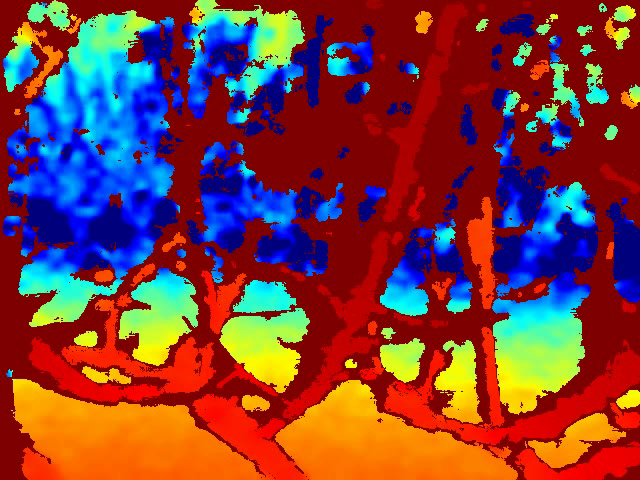
#> input picture Skills/Data/trees_depth.png, 640 x 480 px; its folder holds 5 pictures in this run
$ jupyter execute --allow-errors check_image_mask_kmeans.ipynb
#> lines starting #> are read from the running program, lines starting #| are printed output that depends on the picture
#> in read_and_cluster_image, im_orig is the input picture: shape (480, 640, 3); mean R, G, B 124.4, 61.2, 62
[cell 1]
# Initialize Otter
import otter
#> (the rest of this cell did not finish here and is left out)

# Instructions

This assignment introduces you to a common task (creating a segmentation mask) and a common tool (kmeans) for doing clustering of data and the difference in color spaces.

Slides: https://docs.google.com/presentation/d/1qZ2NbB7Hrqt1rXhr7lI3vzIdlLHq94JU-L_H3ZELJL8/edit?usp=sharing

See the stats assignment for setting up/calling kmeans

[cell 2]
# There are no shortage of kmeans implementations out there - using scipy's
import numpy as np
from scipy.cluster.vq import kmeans, vq, whiten
import imageio
from numpy.random import normal, uniform, randint
import matplotlib.pyplot as plt
from skimage.color import rgb2hsv

<!-- BEGIN QUESTION -->

# Run kmeans on multiple images

Note: See slides for what order to *implement* these in - this is the order for the code itself. I highly recommend *against* writing it all and then trying to debug it. Do one bit at a time.

- Step 1: If use_hsv is true, convert the image to hsv (see skimage rgb2hsv - skimage has a ton of these conversion routines)
- Step 2: reshape the data to be an nx3 matrix kmeans assumes each row is a data point. So you have to give it a (widthXheight) X 3 matrix, not the imagedata as-is (WXHX3). See numpy reshape.
- Step 3: Whiten the data
- Step 4: Call kmeans with the whitened data to get out the centers
 Note: kmeans returns a tuple with the centers in the first part and the overall fit in the second
- Step 5: Get the ids out using vq
    -- This also returns a tuple; the ids for each pixel are in the first part
    -- You might find the syntax data[ids == i, 0:3] = rgb_color[i] useful - this gets all the data elements with ids with value i and sets them to the color in rgb_color
- Step 5: Create a mask image, and set the colors by rgb_color[ id for pixel ]
- Step 6: Create a second mask image, setting the color to be the average color of the cluster

Two ways to do this
 -  "undo" the whitening step on the returned cluster (harder)
 -  Calculate the means of the clusters in the original data
    np.mean(data[ids == c])

- Step 7: use rgb2hsv to handle the hsv option
- Simplest way to do this: Copy the code you did before and re-do after converting to hsv first
     Don't forget to take the color centers in the *original* image, not the hsv one
     Don't forget to rename your variables

More complicated: Make a function. Most of the code is the same, except for a conversion to hsv at the beginning

[cell 3]
def do_rgb_image(axs, im_orig, str_im_name, n_clusters):
    # This is how you draw an image in a matplotlib figure
#> called with axs = array of shape (3,), str_im_name = 'trees_depth RGB, k=3', n_clusters = 3
    axs[0].imshow(im_orig)
    # This sets the title
    axs[0].set_title(str_im_name)

    # step 2: reshape to be an nx3 matrix (wXh)X3
    im_reshape = np.reshape(im_orig, (im_orig.shape[1]*im_orig.shape[0],3))

    # step 3: whiten the data
    im_whiten = whiten(im_reshape)
    im_copy1 = im_whiten
    im_copy2 = im_whiten

    # step 4: call kmeans
    kmeans_out = kmeans(im_whiten, n_clusters)
#> kmeans_out = ([[2.65, 2.01, 0.349], [0.137, 1, 2.18], [1.68, 0.0536, 0.041]], 0.72)
    centers = kmeans_out[0]
#> centers = [[2.65, 2.01, 0.349], [0.137, 1, 2.18], [1.68, 0.0536, 0.041]]

    # step 4.5: get the ids out
    vq_out = vq(im_whiten, centers)
    ids = vq_out[0]

    # step 5: rgb color masking
    # An array of some default color values to use for making the rgb mask image
    rgb_color = [[255, 0, 0], [0, 255, 0], [0, 0, 255], [255, 255, 0], [0, 255, 255], [255, 0, 255]]
    im_rgb_mask = im_copy1
    for i in range(n_clusters):
        im_rgb_mask[ids==i, 0:3] = rgb_color[i]
    im_rgb_mask = np.reshape(im_rgb_mask, (im_orig.shape[0], im_orig.shape[1], 3))
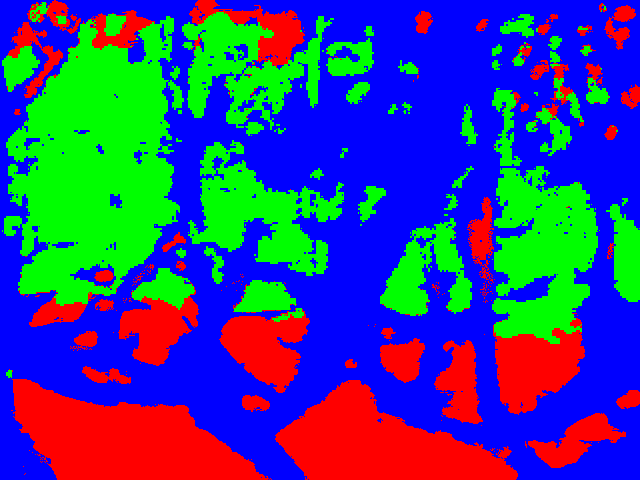
#> im_rgb_mask: shape (480, 640, 3) float64; mean R, G, B 50.9, 67.7, 136.4

    # show image
    axs[1].imshow(im_rgb_mask.astype('uint8'))
    axs[1].set_title("ID colored by rgb")

    # step 6: center color masking
    im_center_mask = im_copy2
    for i in range(n_clusters):
        center_val = np.mean(im_reshape[ids==i], axis=0)
        center_val = [int(x) for x in center_val]
        im_center_mask[ids==i, 0:3] = center_val
#> this loop made 3 passes
#> center_val on passes 1 to 3: [225, 176, 32], [11, 88, 201], [142, 4, 3]
    im_center_mask = np.reshape(im_center_mask, (im_orig.shape[0], im_orig.shape[1], 3))
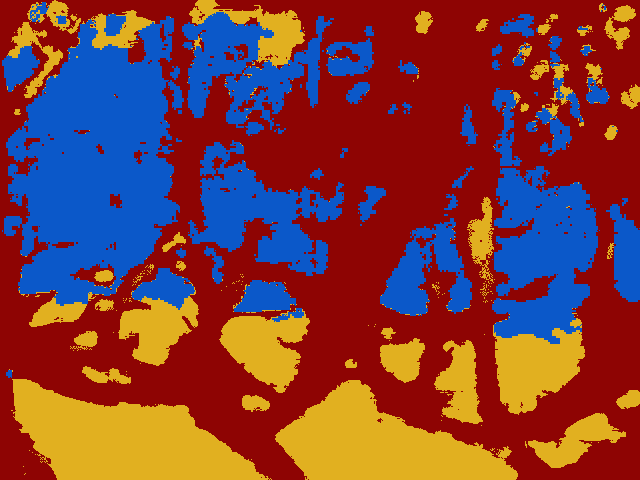
#> im_center_mask: shape (480, 640, 3) float64; mean R, G, B 123.8, 60.6, 61.4

    # show image
    axs[2].imshow(im_center_mask.astype('uint8'))
    axs[2].set_title("ID colored by cluster average")

[cell 4]
def do_hsv_image(axs, im_orig, str_im_name, n_clusters):

    # step 1: if use_hsv is true, convert to hsv
    im_hsv = rgb2hsv(im_orig)

    # This is how you draw an image in a matplotlib figure
    axs[0].imshow(im_hsv)
    # This sets the title
    axs[0].set_title(str_im_name)

    # step 2: reshape to be an nx3 matrix (wXh)X3
    im_reshape = np.reshape(im_orig, (im_hsv.shape[1]*im_hsv.shape[0],3))

    # step 3: whiten the data
    im_whiten = whiten(im_reshape)
    im_copy1 = im_whiten
    im_copy2 = im_whiten

    # step 4: call kmeans
    kmeans_out = kmeans(im_whiten, n_clusters)
    centers = kmeans_out[0]

    # step 4.5: get the ids out
    vq_out = vq(im_whiten, centers)
    ids = vq_out[0]

    print(ids)

    # step 5: rgb color masking
    # An array of some default color values to use for making the rgb mask image
    rgb_color = [[255, 0, 0], [0, 255, 0], [0, 0, 255], [255, 255, 0], [0, 255, 255], [255, 0, 255]]
    im_rgb_mask = im_copy1
    for i in range(n_clusters):
        im_rgb_mask[ids==i, 0:3] = rgb_color[i]
    im_rgb_mask = np.reshape(im_rgb_mask, (im_hsv.shape[0], im_hsv.shape[1], 3))

    # show image
    axs[1].imshow(im_rgb_mask)
    axs[1].set_title("ID colored by rgb")

    # step 6: center color masking
    im_center_mask = im_copy2
    for i in range(n_clusters):
        center_val = np.mean(im_reshape[ids==i], axis=0)
        center_val = [int(x) for x in center_val]
        im_center_mask[ids==i, 0:3] = center_val
    im_center_mask = np.reshape(im_center_mask, (im_hsv.shape[0], im_hsv.shape[1], 3))

    # show image
    axs[2].imshow(im_center_mask.astype('uint8'))
    axs[2].set_title("ID colored by cluster average")

[cell 5]
def read_and_cluster_image(image_name, use_hsv, n_clusters):
    """ Read in the image, cluster the pixels by color (either rgb or hsv), then
    draw the clusters as an image mask, colored by both a random color and the center
    color of the cluster
    @image_name - name of image in Data
    @use_hsv - use hsv, y/n
    @n_clusters - number of clusters (up to 6)"""

    # Read in the file
    im_orig = imageio.imread("Data/" + image_name)
    # Make sure you just have rgb (for those images with an alpha channel)
    im_orig = im_orig[:, :, 0:3]

    # Make name for the image from the input parameters
    str_im_name = image_name.split('.')[0] + " "
    if use_hsv:
        str_im_name += "HSV"
    else:
        str_im_name += "RGB"

    str_im_name += f", k={n_clusters}"

    # The plot to put the images in
    fig, axs = plt.subplots(1, 3, figsize=(12, 4))

    if use_hsv:
        do_hsv_image(axs, im_orig, str_im_name, n_clusters)
    else:
        do_rgb_image(axs, im_orig, str_im_name, n_clusters)

[cell 6]
# Test the code with NO hsv transform
read_and_cluster_image("trees_depth.png", use_hsv=False, n_clusters=3)

[cell 7]
read_and_cluster_image("staged_apple.png", use_hsv=False, n_clusters=3)
#> call 2 of read_and_cluster_image, with image_name = 'staged_apple.png', use_hsv = False, n_clusters = 3
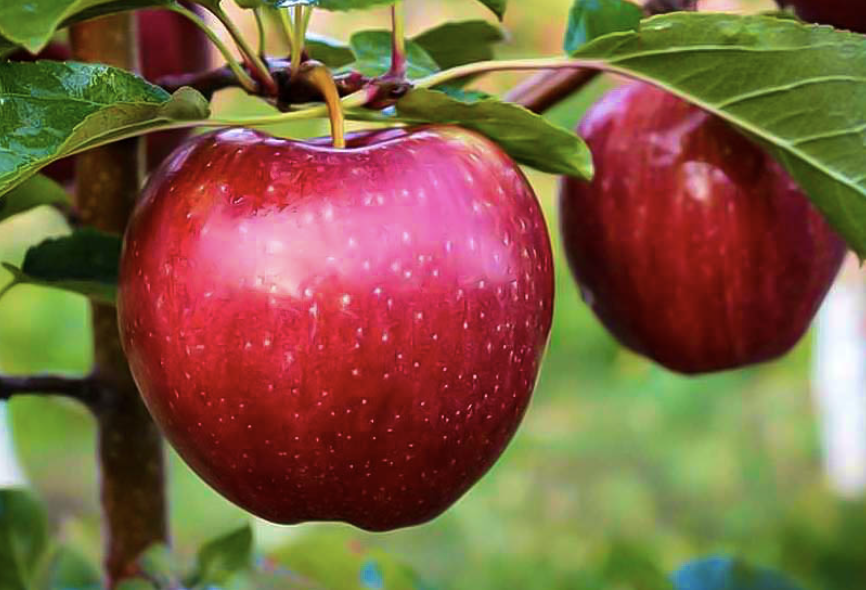
#> input picture Skills/Data/staged_apple.png, 866 x 590 px
#> in read_and_cluster_image, im_orig is the input picture: shape (590, 866, 4); mean R, G, B, A 127.1, 95.8, 65.9, 255
#> call 2 of do_rgb_image, with axs = array of shape (3,), str_im_name = 'staged_apple RGB, k=3', n_clusters = 3
#> in do_rgb_image (call 2), `kmeans_out = kmeans(im_whiten, n_clusters)`: kmeans_out = ([[1.57, 0.646, 0.438], [2.23, 2.33, 1.49], [3.75, 2.19, 2.83]], 0.875)
#> in do_rgb_image (call 2), `centers = kmeans_out[0]`: centers = [[1.57, 0.646, 0.438], [2.23, 2.33, 1.49], [3.75, 2.19, 2.83]]
#> in do_rgb_image (call 2), `im_rgb_mask = np.reshape(im_rgb_mask, (im_orig.shape[0], im_orig.shape..`:
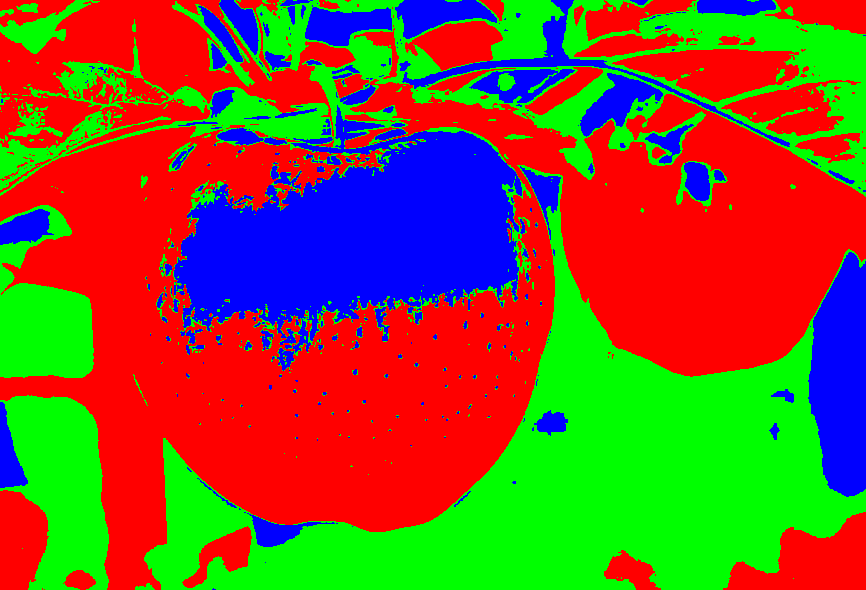
#> im_rgb_mask: shape (590, 866, 3) float64; mean R, G, B 124.4, 88, 42.6
#> the loop in do_rgb_image (call 2), `for i in range(n_clusters):` made 3 passes
#> center_val on passes 1 to 3: [92, 41, 23], [131, 149, 81], [220, 142, 156]
#> in do_rgb_image (call 2), `im_center_mask = np.reshape(im_center_mask, (im_orig.shape[0], im_orig..`:
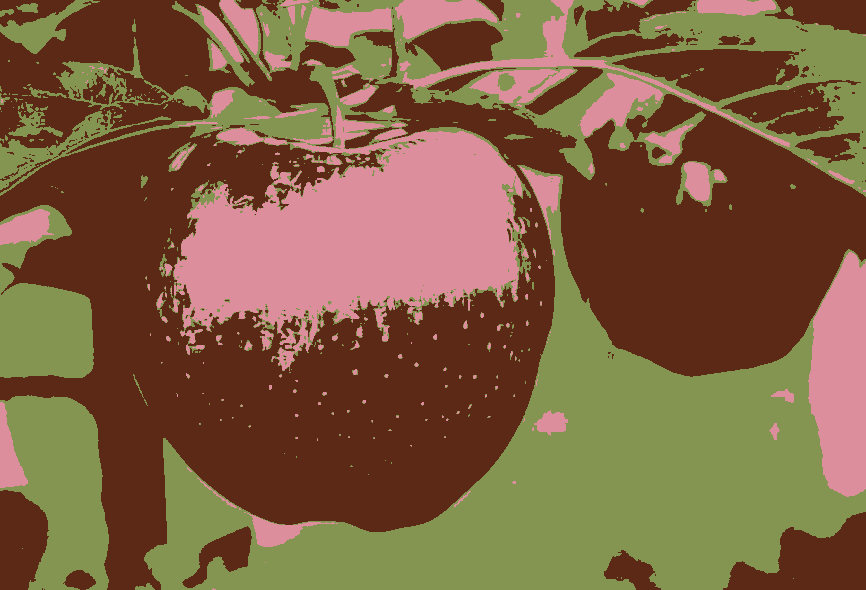
#> im_center_mask: shape (590, 866, 3) float64; mean R, G, B 126.8, 95.1, 65.2
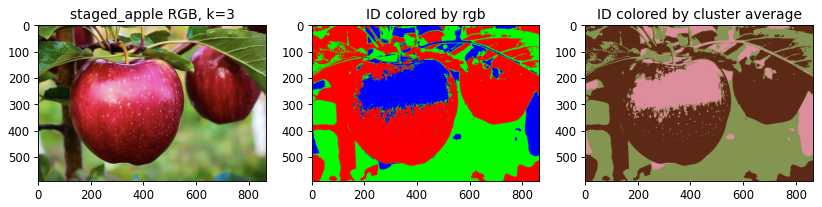
#> figure drawn by matplotlib, 3 panels

[cell 8]
# Compare the above with hsv versus not - note that this throws a warning for me
read_and_cluster_image("staged_apple.png", use_hsv=True, n_clusters=3)
#> in do_hsv_image, `im_hsv = rgb2hsv(im_orig)`: im_hsv: shape (590, 866, 3) float64; mean of channels 0, 1, 2 0.352, 0.623, 0.547
#> in do_hsv_image, `kmeans_out = kmeans(im_whiten, n_clusters)`: kmeans_out = ([[3.79, 2.4, 3.07], [1.48, 0.649, 0.407], [2.39, 2.16, 1.48]], 0.888)
#> in do_hsv_image, `centers = kmeans_out[0]`: centers = [[3.79, 2.4, 3.07], [1.48, 0.649, 0.407], [2.39, 2.16, 1.48]]
#> (printed output is left out)
#> in do_hsv_image, `im_rgb_mask = np.reshape(im_rgb_mask, (im_hsv.shape[0], im_hsv.shape[1..`: im_rgb_mask: shape (590, 866, 3) float64; mean of channels 0, 1, 2 35.9, 119.1, 100
#> the loop in do_hsv_image, `for i in range(n_clusters):` made 3 passes
#> center_val on passes 1 to 3: [222, 154, 168], [87, 41, 22], [140, 138, 81]
#> in do_hsv_image, `im_center_mask = np.reshape(im_center_mask, (im_hsv.shape[0], im_hsv.s..`: im_center_mask: shape (590, 866, 3) float64; mean of channels 0, 1, 2 126.8, 94.9, 65.7

[cell 9]
read_and_cluster_image("real_apple.jpg", True, 4)
#> call 4 of read_and_cluster_image, with image_name = 'real_apple.jpg', use_hsv = True, n_clusters = 4
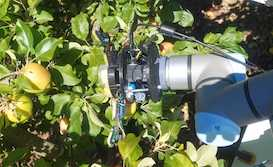
#> input picture Skills/Data/real_apple.jpg, 273 x 167 px
#> in read_and_cluster_image, im_orig is the input picture: shape (167, 273, 3); mean R, G, B 107.1, 117.5, 82.2
#> in do_hsv_image (call 2), `im_hsv = rgb2hsv(im_orig)`: im_hsv: shape (167, 273, 3) float64; mean of channels 0, 1, 2 0.291, 0.442, 0.483
#> (printed output is left out)
#> in do_hsv_image (call 2), `im_rgb_mask = np.reshape(im_rgb_mask, (im_hsv.shape[0], im_hsv.shape[1..`: im_rgb_mask: shape (167, 273, 3) float64; mean of channels 0, 1, 2 149.8, 155, 41
#> the loop in do_hsv_image (call 2), `for i in range(n_clusters):` made 4 passes
#> center_val on passes 1 to 4: [80, 96, 90], [153, 167, 89], [217, 220, 190], [41, 49, 22]
#> in do_hsv_image (call 2), `im_center_mask = np.reshape(im_center_mask, (im_hsv.shape[0], im_hsv.s..`: im_center_mask: shape (167, 273, 3) float64; mean of channels 0, 1, 2 106.5, 117.1, 81.6
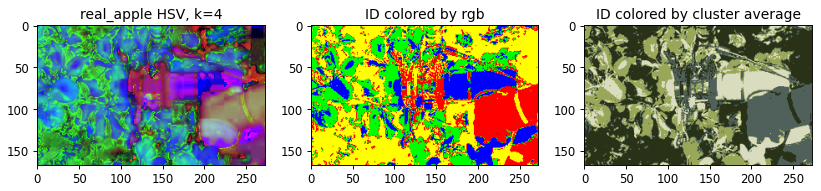
#> figure drawn by matplotlib, 3 panels

[cell 10]
read_and_cluster_image("trees.png", True, 2)
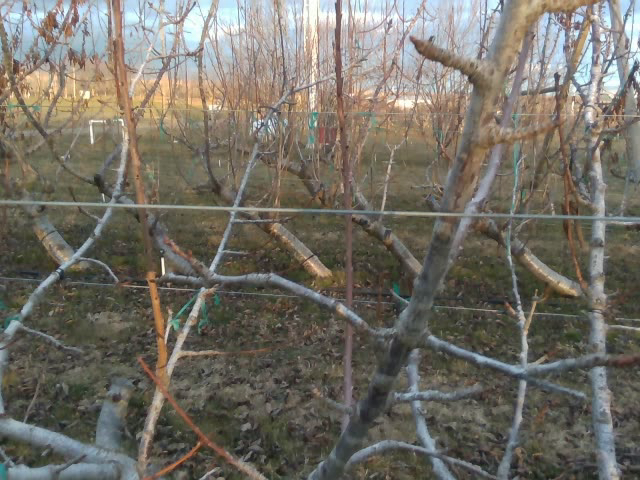
#> input picture Skills/Data/trees.png, 640 x 480 px
#> in read_and_cluster_image, im_orig is the input picture: shape (480, 640, 3); mean R, G, B 114.7, 110.6, 101.2
#> in do_hsv_image (call 3), `im_hsv = rgb2hsv(im_orig)`: im_hsv: shape (480, 640, 3) float64; mean of channels 0, 1, 2 0.231, 0.181, 0.466
#> (printed output is left out)
#> in do_hsv_image (call 3), `im_rgb_mask = np.reshape(im_rgb_mask, (im_hsv.shape[0], im_hsv.shape[1..`: im_rgb_mask: shape (480, 640, 3) float64; mean of channels 0, 1, 2 181, 74, 0
#> in do_hsv_image (call 3), `im_center_mask = np.reshape(im_center_mask, (im_hsv.shape[0], im_hsv.s..`: im_center_mask: shape (480, 640, 3) float64; mean of channels 0, 1, 2 114.1, 110.1, 100.5
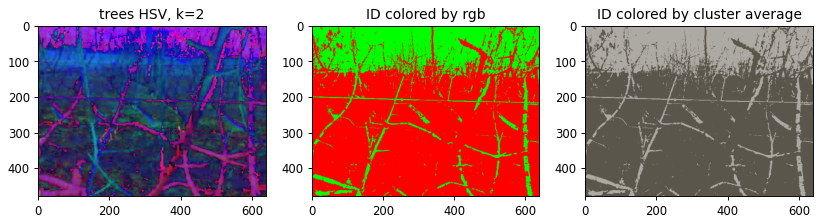
#> figure drawn by matplotlib, 3 panels
